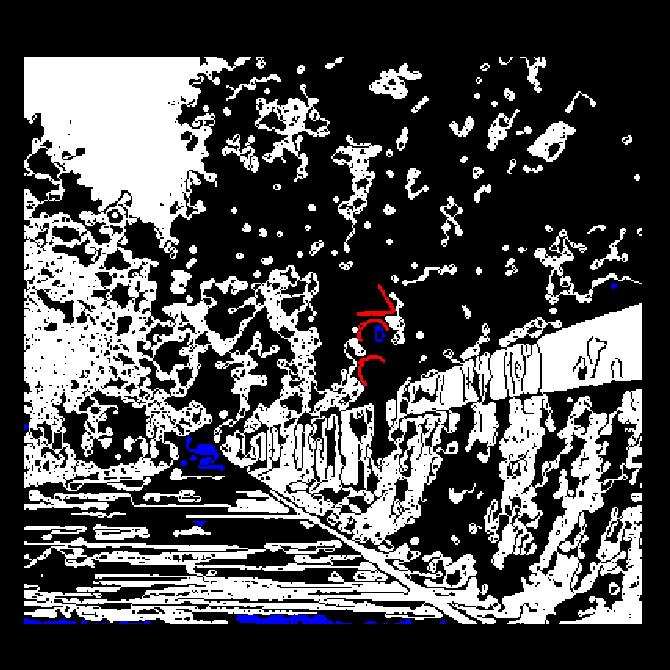
%> input picture task1/stage1detail.bmp, 670 x 670 px
$ octave --eval "result = binarization(imread('../task1/stage1detail.bmp'));"   (GNU Octave 9; MATLAB toolbox functions it lacks are replaced by stand-ins)
%> lines starting %> are read from the running program, lines starting %| are printed output that depends on the picture; in (x1, y1, x2, y2) boxes, pixels count from 0 and x2, y2 are one past the last pixel; in counts of white or black regions, pixels touching at a corner belong together; the program's own positions count from 1
function bw=binarization(I)

 % Read the Image
figure(3),subplot(2,2,1),imshow(I); % display the  Original Image
subplot(2,2,2), imhist(I), hold on; % display the Histogram

n=imhist(I); % Compute the histogram
%> n = 256 values, max 923765 at index 1, min 0 at index 2, mean 5260.5
N=sum(n); % sum the values of all the histogram values
%> N = 1346700
max=0; %initialize maximum to zero
P=zeros(256);

for i=1:256
    P(i)=n(i)/N; %Computing the probability of each intensity level
end
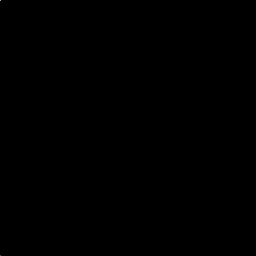
%> P: size 256x256 double; min 0, max 0.686, mean 1.53e-05
%%================================================================================================
for T=2:255      % step through all thresholds from 2 to 255
    w0=sum(P(1:T)); % Probability of class 1 (separated by threshold)
    w1=sum(P(T+1:256)); %probability of class2 (separated by threshold)
    u0=dot([0:T-1],P(1:T))/w0; % class mean u0
    u1=dot([T:255],P(T+1:256))/w1; % class mean u1
    sigma=w0*w1*((u1-u0)^2); % compute sigma i.e variance(between class)
    if sigma>max % compare sigma with maximum
        max=sigma; % update the value of max i.e max=sigma
        threshold=T-1; % desired threshold corresponds to maximum variance of between class
    end
end
%> this loop made 254 passes
%> max on pass 1: 14007.9
%> after the loop, threshold = 1
%%====================================================================================================
bw=im2bw(I,threshold/255); % Convert to Binary Image
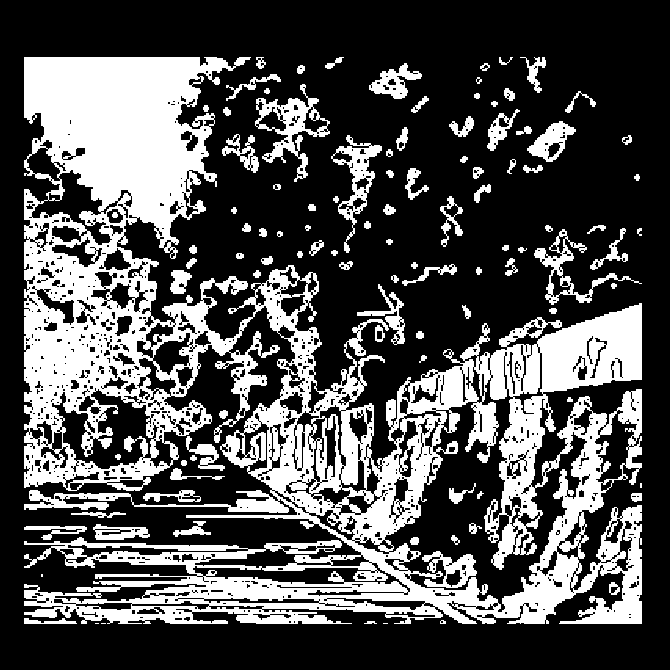
%> bw: size 670x670 logical; 31.8% white; 106 white regions (6 under 20 px), largest, box (x1, y1, x2, y2) and area: (24, 57, 642, 624) 124284, (255, 84, 330, 182) 2084, (331, 135, 382, 253) 1518
%> `result = binarization(imread('../task1/stage1detail.bmp'));`:
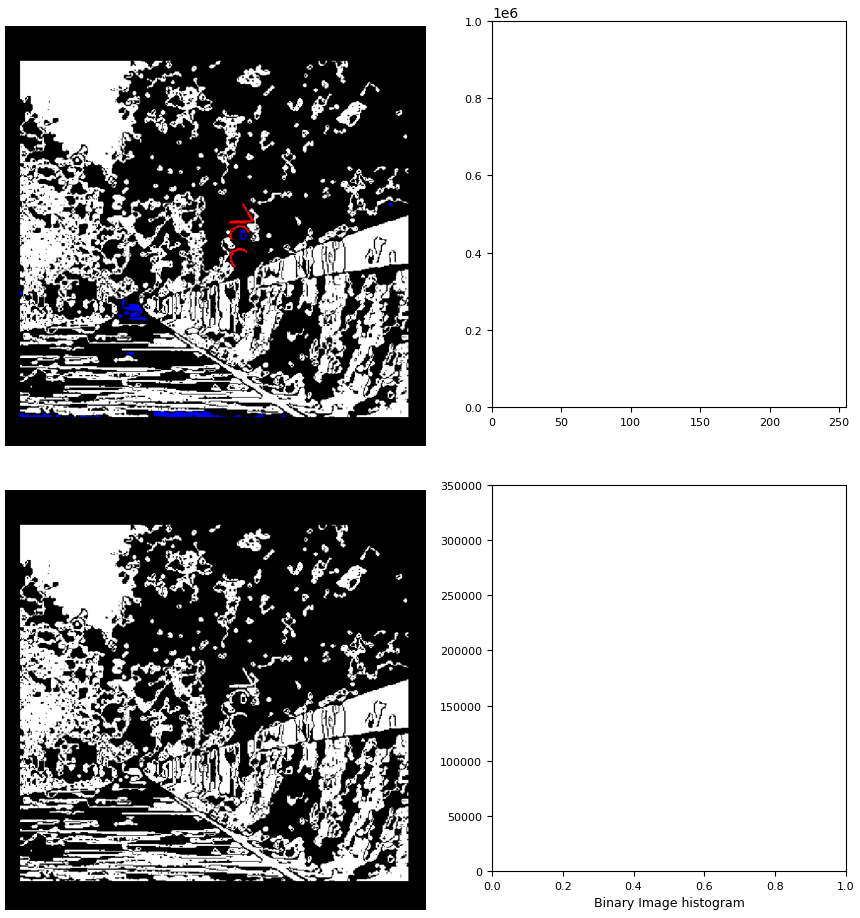
%> figure redrawn from the program's plot data, 4 panels
figure(3),subplot(2,2,3), imshow(bw), xlabel('Binary Image'), subplot(2,2,4), imhist(bw),xlabel('Binary Image histogram'), hold on;
 % Display the Binary Image
end

$ run again, on task1/stage2detail.bmp
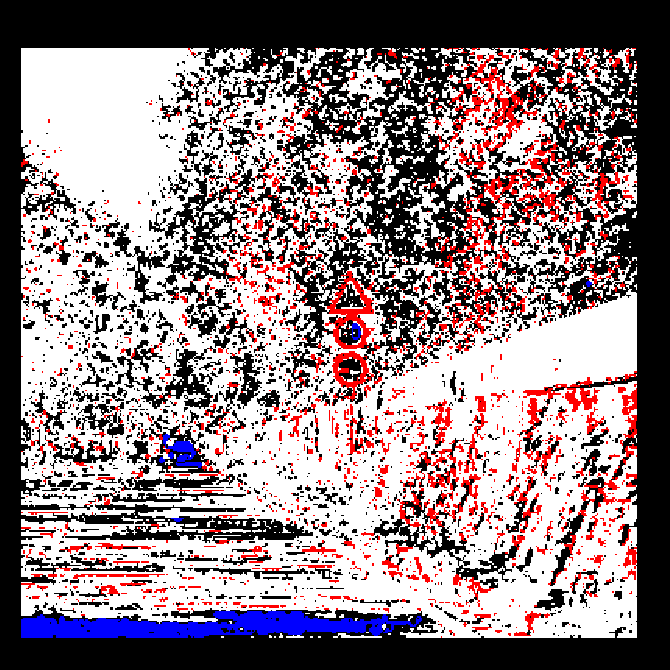
%> input picture task1/stage2detail.bmp, 670 x 670 px
%> n = 256 values, max 717283 at index 256, min 0 at index 2, mean 5260.5
%> N = 1346700
%> the loop in binarization, `for T=2:255` made 254 passes
%> max on pass 1: 16187
%> after the loop in binarization, `for T=2:255`: threshold = 1
%> in binarization, `bw=im2bw(I,threshold/255);`:
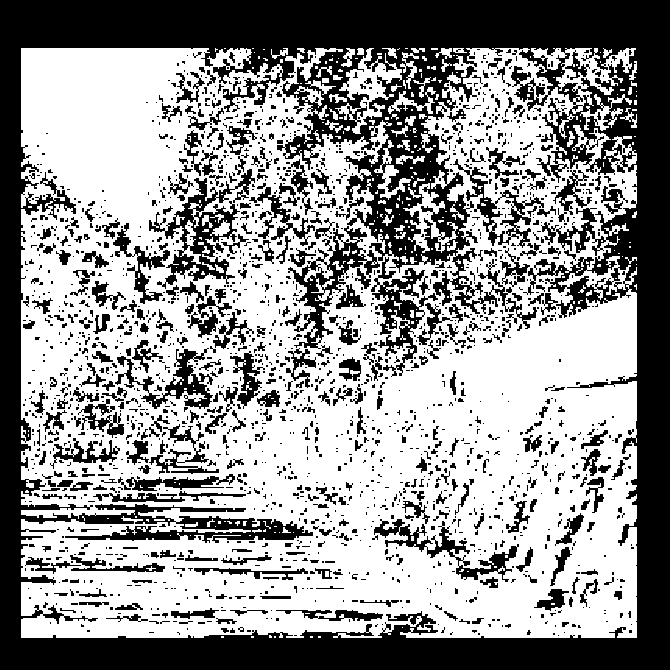
%> bw: size 670x670 logical; 58.7% white; 1979 black regions (1562 under 20 px), largest, box (x1, y1, x2, y2) and area: (0, 0, 670, 670) 126054, (149, 169, 255, 289) 3504, (288, 226, 380, 349) 2791
%> `result = binarization(imread('../task1/stage1detail.bmp'));`:
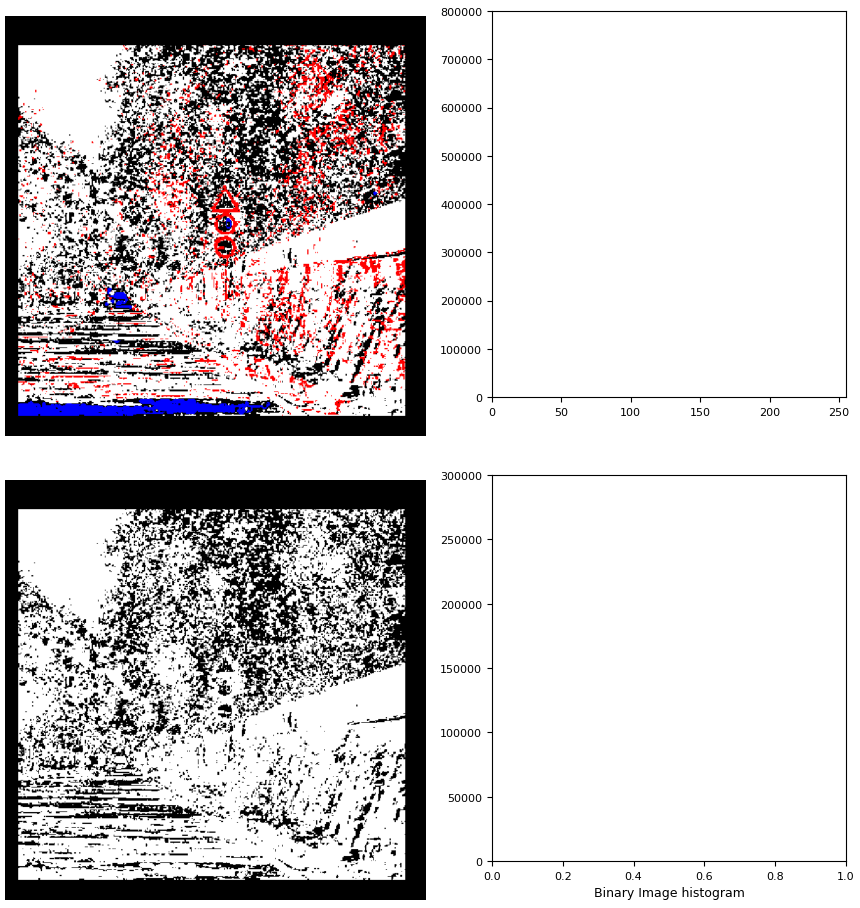
%> figure redrawn from the program's plot data, 4 panels
